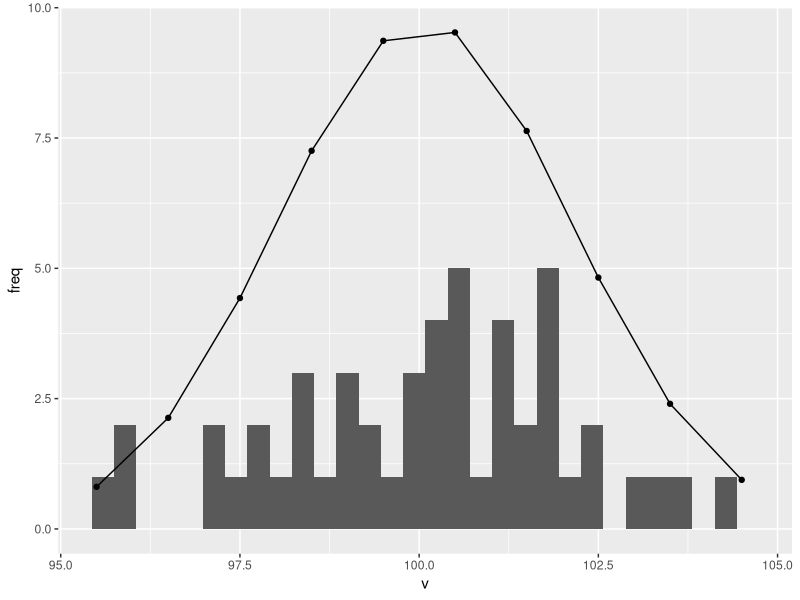
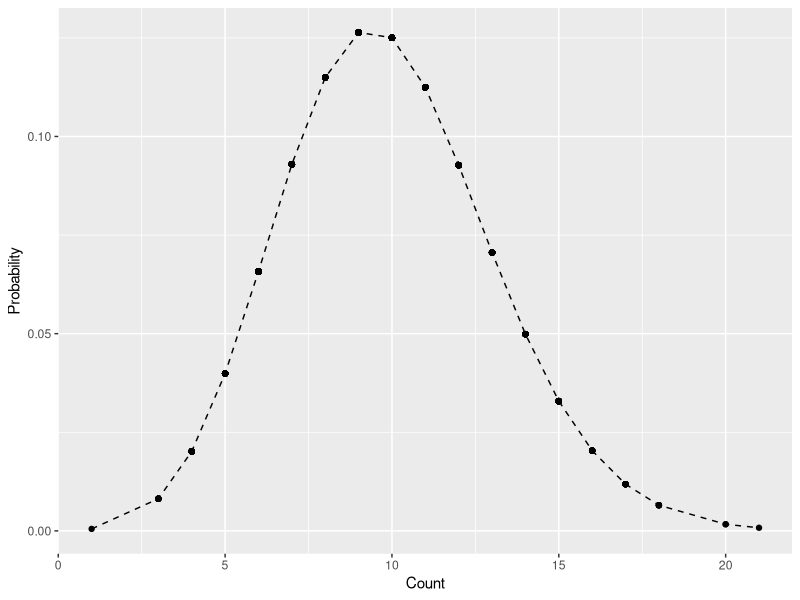
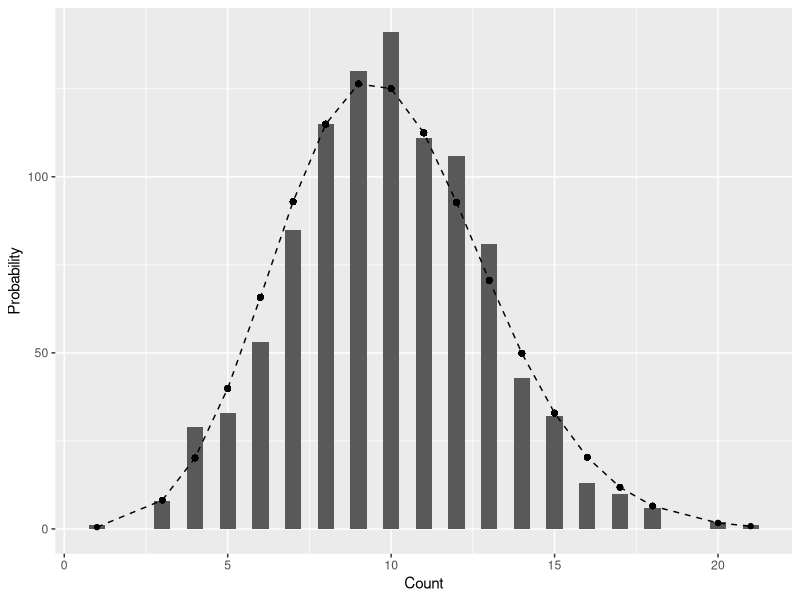

Here is the R script that generated these plots, in order:
library(tidyverse)
library(patchwork)


# normal distribution -----------------------------------------------------

v <- rnorm(50, mean = 100, sd = 2)

x_min <- floor(min(v)) 
x_max <- ceiling(max(v))
bin <- seq(x_min, x_max, by = 1)

pnorm(bin[2], mean = mean(v), sd = sd(v)) - pnorm(bin[1], mean = mean(v), sd = sd(v))

p <- NULL
for (i in 1:(length(bin) - 1)) {
  p[i] <- pnorm(bin[i+1], mean = mean(v), sd = sd(v)) - 
    pnorm(bin[i], mean = mean(v), sd = sd(v))
}

df_prob <- tibble(bin = bin[-length(bin)] + 0.5,
       prob = p) %>%
  mutate(freq = p * length(v))

df_v <- tibble(v = v)

df_v %>% 
  ggplot(aes(x = v)) + 
  geom_histogram() +
  geom_point(data = df_prob, 
             aes(x = bin,
                 y = freq)) +
  geom_line(data = df_prob,
            aes(x = bin,
                y = freq))


# poisson distribution ----------------------------------------------------

x <- rpois(n = 1000, lambda = 10)
bin <- seq(0, 10, by = 1)

pm <- dpois(x, lambda = mean(x))

tibble(y = pm, x = x) %>%
  ggplot(aes(x = x, y = y)) +
  geom_line(linetype = "dashed") +
  geom_point() +
  labs(y = "Probability",
       x = "Count")

df_prob <- tibble(x = x,
                  y = pm) %>%
  mutate(freq = pm * length(x))

df_x <- tibble(x = x)

df_x %>%
  ggplot(aes(x = x)) +
  geom_histogram(binwidth = 0.5) +
  geom_line(data = df_prob,
            aes(x = x,
                y = freq),
            linetype = "dashed") +
  geom_point(data = df_prob,
             aes(x = x,
                 y = freq)) +
  labs(y = "Probability",
       x = "Count")
